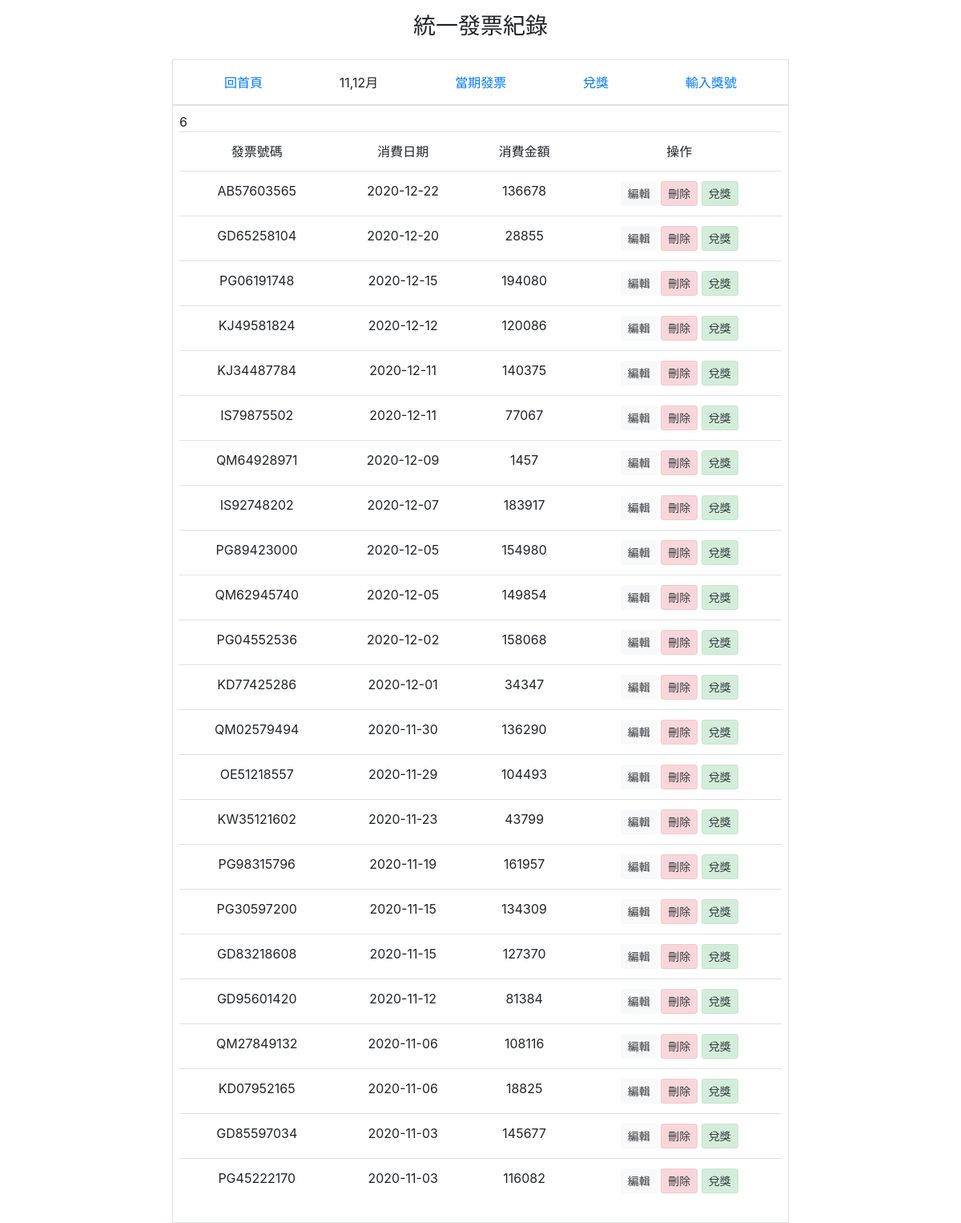
Screenshot of /?do=invoice_list with the database file from the repository.
### tables this page shows
CREATE TABLE `invoices` (
  `id` int(11) UNSIGNED NOT NULL,
  `code` varchar(2) NOT NULL,
  `number` varchar(8) NOT NULL,
  `period` tinyint(1) UNSIGNED NOT NULL,
  `payment` int(11) UNSIGNED NOT NULL,
  `date` date NOT NULL,
  `create_time` timestamp NOT NULL DEFAULT current_timestamp()
);

### invoice_list.php (the view)
<?php
include_once "base.php";
$period=ceil(date("m")/2);
echo $period;
$sql="select * from `invoices` where period='$period' order by date desc";
$rows=$pdo->query($sql)->fetchAll();
?>
<table class="table text-center">
    <tr>
        <td>發票號碼</td>
        <td>消費日期</td>
        <td>消費金額</td>
        <td>操作</td>
    </tr>
    <?php
    foreach($rows as $row){
    ?>
    <tr>
        <td><?=$row['code'].$row['number'];?></td>
        <td><?=$row['date'];?></td>
        <td><?=$row['payment'];?></td>
        <td>
            <button class="btn btn-sm btn-light"><a class="text-dark" href="?do=edit_invoice&id=<?=$row['id'];?>">編輯</a></button>
            <button class="btn btn-sm alert-danger"><a class="text-dark" href="?do=del_invoice&id=<?=$row['id'];?>">刪除</a></button>
            <button class="btn btn-sm alert-success"><a class="text-dark" href="?do=award&id=<?=$row['id'];?>">兌獎</a></button>
        </td>
    </tr>
    <?php
    }
    ?>
</table>

### index.php (shortened to what this page needs)
<!DOCTYPE html>
<html lang="en">
<head>
    <link rel="stylesheet" href="https://cdn.jsdelivr.net/npm/bootstrap@4.5.3/dist/css/bootstrap.min.css">
</head>
<body>
<h3 class="text-center p-3">統一發票紀錄</h3>
<nav class="container col-lg-8 col-ms-10">
<ul class="nav justify-content-around nav-tabs border p-3">
<?php
    $month=[
        1=>'1,2月',
        2=>'3,4月',
        3=>'5,6月',
        4=>'7,8月',
        5=>'9,10月',
        6=>'11,12月'
    ];
$m=ceil(date("m")/2);
?>
    <il class="nav-item"><a href="index.php">回首頁</a></il>
    <il class="nav-item"><?=$month[$m];?></il>
    <il class="nav-item"><a href="?do=invoice_list">當期發票</a></il>
    <il class="nav-item"><a href="?do=award_numbers">兌獎</a></il>
    <il class="nav-item"><a href="?do=add_awards">輸入獎號</a></il>
</ul>
<div class="border d-flex flex-column p-2 mx-auto">
<?php
if(isset($_GET['do'])){
    $file=$_GET['do'].".php";
    include $file;
}else{
include "main.php";
}
?>
</div>
</nav>
</body>
</html>

### rows the page displays
invoices: code "AB", number "57603565", date "2020-12-22", payment "136678"
invoices: code "GD", number "65258104", date "2020-12-20", payment "28855"
invoices: code "PG", number "06191748", date "2020-12-15", payment "194080"
invoices: code "KJ", number "49581824", date "2020-12-12", payment "120086"
invoices: code "KJ", number "34487784", date "2020-12-11", payment "140375"
invoices: code "IS", number "79875502", date "2020-12-11", payment "77067"
invoices: code "QM", number "64928971", date "2020-12-09", payment "1457"
invoices: code "IS", number "92748202", date "2020-12-07", payment "183917"
invoices: code "PG", number "89423000", date "2020-12-05", payment "154980"
invoices: code "QM", number "62945740", date "2020-12-05", payment "149854"
invoices: code "PG", number "04552536", date "2020-12-02", payment "158068"
invoices: code "KD", number "77425286", date "2020-12-01", payment "34347"
invoices: code "QM", number "02579494", date "2020-11-30", payment "136290"
invoices: code "OE", number "51218557", date "2020-11-29", payment "104493"
invoices: code "KW", number "35121602", date "2020-11-23", payment "43799"
invoices: code "PG", number "98315796", date "2020-11-19", payment "161957"
invoices: code "PG", number "30597200", date "2020-11-15", payment "134309"
invoices: code "GD", number "83218608", date "2020-11-15", payment "127370"
invoices: code "GD", number "95601420", date "2020-11-12", payment "81384"
invoices: code "QM", number "27849132", date "2020-11-06", payment "108116"
invoices: code "KD", number "07952165", date "2020-11-06", payment "18825"
invoices: code "GD", number "85597034", date "2020-11-03", payment "145677"
invoices: code "PG", number "45222170", date "2020-11-03", payment "116082"

### other values shown
$period "6"
